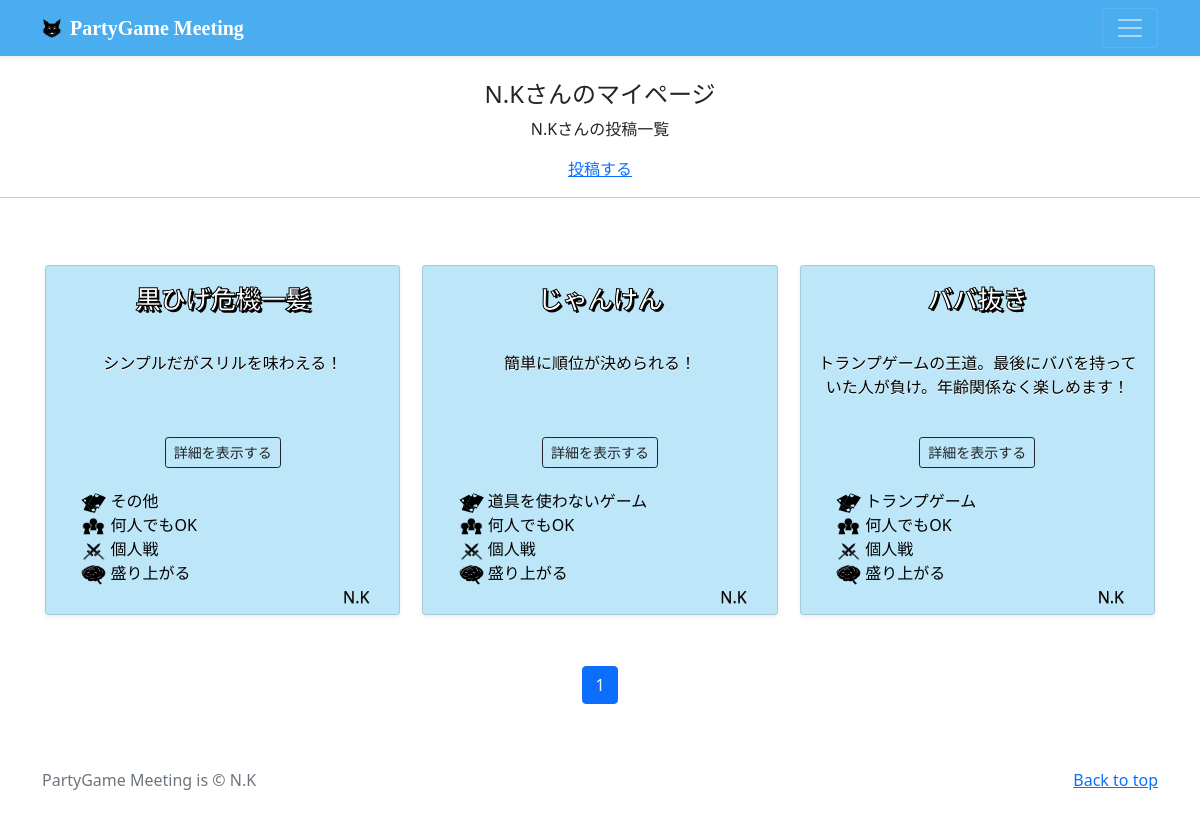
Page /mypage/ (signed in) on the earlier database version.
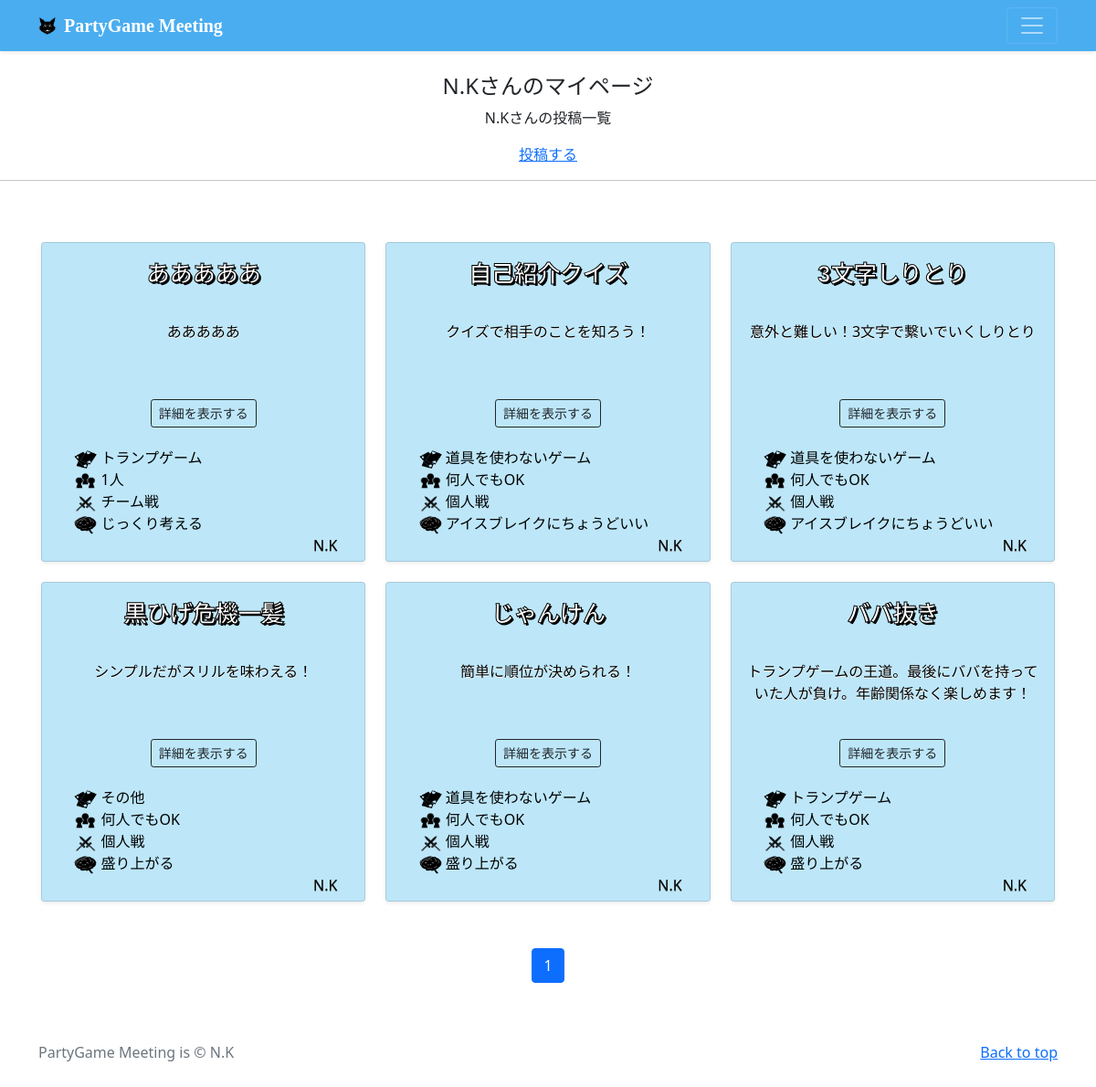
Same page on the later database version.
### accounts/models.py (models this page shows)
class CustomUser(AbstractUser):
    pass

### partygame/models.py (models this page shows, shortened)
class PartygamePost(models.Model):
    user = models.ForeignKey(
        CustomUser,
        verbose_name='ユーザー',
        on_delete=models.CASCADE
    )
    category = models.ForeignKey(
        Category,
        verbose_name='カテゴリ',
        on_delete=models.PROTECT
    )
    category2 = models.ForeignKey(
        Category2,
        verbose_name='カテゴリ2',
        on_delete=models.PROTECT
    )
    category3 = models.ForeignKey(
        Category3,
        verbose_name='カテゴリ3',
        on_delete=models.PROTECT
    )
    category4 = models.ForeignKey(
        Category4,
        verbose_name='カテゴリ4',
        on_delete=models.PROTECT
    )
    title = models.CharField(
        verbose_name='タイトル',
        max_length=20
    )
    subtitle = models.CharField(
        verbose_name='サブタイトル',
        max_length=50
    )
    item = models.TextField(
        verbose_name='ゲームに必要なアイテム'
    )
    preparation = models.TextField(
        verbose_name='開始前の準備'
    )
    wincondition = models.CharField(
        verbose_name='勝利条件を一言で',
        max_length=100
    )
    detail = models.TextField(
        verbose_name='詳細説明'
    )
    posted_at = models.DateTimeField(
        verbose_name='投稿日時',
        auto_now_add=True
    )

class Category(models.Model):
    title = models.CharField(
        verbose_name='カテゴリ',    # フィールドのタイトル
        max_length=20
    )

class Category2(models.Model):
    title = models.CharField(
        verbose_name='カテゴリ',    # フィールドのタイトル
        max_length=20
    )

class Category3(models.Model):
    title = models.CharField(
        verbose_name='カテゴリ',    # フィールドのタイトル
        max_length=20
    )

class Category4(models.Model):
    title = models.CharField(
        verbose_name='カテゴリ',    # フィールドのタイトル
        max_length=20
    )

### partygame/views.py (the view)
# urls.py: path('mypage/', views.MypageView.as_view(), name='mypage'),
class MypageView(ListView):
    template_name = 'mypage.html'
    paginate_by = 9
    def get_queryset(self):
        queryset = PartygamePost.objects.filter(user=self.request.user).order_by('-posted_at')
        return queryset

### partygame/templates/mypage.html (shortened to what this page needs)
{% extends 'base.html' %}
{% block contents %}
    {% if user.is_authenticated %}
        <br>
        <div style="text-align:center">
            <h4>{{ user.username }}さんのマイページ</h4>
            {% if object_list.count == 0 %}
                <p>{{ user.username }}さんの投稿はありません</p>
            {% else %}
                <p>{{ user.username }}さんの投稿一覧</p>
            {% endif %}
            <a href="{% url 'partygame:post' %}">投稿する</a>
        </div>
        <hr>
    {% endif %}
    {% include "partygame_list.html" %}
    {% include "pagination.html" %}
{% endblock %}

### partygame/templates/base.html (shortened to what this page needs)
<!doctype html>
{% load static %}
{% load widget_tweaks %}
<html lang="ja">
  <head>
    <link href="https://cdn.jsdelivr.net/npm/bootstrap@5.0.2/dist/css/bootstrap.min.css" rel="stylesheet">
    <link rel="stylesheet" href="{% static 'css/main.css' %}">
  </head>
<body>
<header>
  <div class="navbar navbar-dark shadow-sm" style="background-color:rgb(74, 173, 240)">
    <div class="container">
      <a href="{% url 'partygame:index' %}" class="navbar-brand d-flex align-items-center header-title">
        <img src={% static 'img/okami_black.png' %} width="20" height="20" fill="none" stroke="currentColor" stroke-linecap="round" stroke-linejoin="round" stroke-width="2" aria-hidden="true" class="me-2" viewBox="0 0 24 24"><path d="M23 19a2 2 0 0 1-2 2H3a2 2 0 0 1-2-2V8a2 2 0 0 1 2-2h4l2-3h6l2 3h4a2 2 0 0 1 2 2z"/><circle cx="12" cy="13" r="4"/></svg>
        <strong>PartyGame Meeting</strong>
      </a>
      <button class="navbar-toggler" type="button" data-bs-toggle="collapse" data-bs-target="#navbarHeader" aria-controls="navbarHeader" aria-expanded="false" aria-label="Toggle navigation">
        <span class="navbar-toggler-icon"></span>
      </button>
    </div>
  </div>
</header>
<main>
  {% block contents %}{% endblock %}
</main>
<footer class="text-muted py-5">
  <div class="container">
    <p class="float-end mb-1">
      <a href="#top">Back to top</a>
    </p>
    <p class="mb-1">PartyGame Meeting is &copy; N.K</p>
  </div>
</footer>
</body>
</html>

### partygame/templates/partygame_list.html (shortened to what this page needs)
{% load static %}
  <div class="album py-5 bg-white">
    <div class="container">
      <div class="row row-cols-1 row-cols-sm-2 row-cols-md-3 g-3">
        {% for record in object_list %}
          <div class="col">
              <div class="">
                <div class="card shadow-sm bg-blue container-margin-all list-size">
                  <div class="list-title text-center-center" ><text class="list-title-text">{{ record.title }}</text></div>
                  <div class="card-body list-subtitle-container container-column">
                    <div class="list-subtitle"><p class="card-text">{{ record.subtitle }}</p></div>
                    <div class="d-flex align-items-center detail-button">
                        <button type="button" class="btn btn-sm btn-outline-dark" onclick="location.href='{% url 'partygame:partygame_detail' record.pk %}'">詳細を表示する</button>
                    </div>
                  </div>
                  <div class="container-row list-tag-container">
                    <div class="none-space"></div>
                    <div class="container-column">
                      <a href="{% url 'partygame:partygame_category' category=record.category.id %}" style="text-decoration:none" class="text-black">
                        <img src={% static 'img/card_black.png' %} width="25" height="20" class="">
                        {{ record.category.title }}
                      </a>
                      <a href="{% url 'partygame:partygame_category2' category2=record.category2.id %}" style="text-decoration:none" class="text-black">
                        <img src={% static 'img/people_black.png' %} width="25" height="20"class="">
                        {{ record.category2.title }}
                      </a>
                      <a href="{% url 'partygame:partygame_category3' category3=record.category3.id %}" style="text-decoration:none" class="text-black">
                        <img src={% static 'img/vsken.png' %} width="25" height="20" class="">
                        {{ record.category3.title }}
                      </a>
                      <a href="{% url 'partygame:partygame_category4' category4=record.category4.id %}" style="text-decoration:none" class="text-black">
                        <img src={% static 'img/nomiso_black.png' %} width="25" height="20" class="">
                        {{ record.category4.title }}
                      </a>
                    </div>
                  </div>
                  <div class="username-container">
                    <a href="{% url 'partygame:user_list' user=record.user.id %}" style="text-decoration:none">
                      <small class="text-black" style="font-size:16px">{{ record.user.username }}</small>
                    </a>
                  </div>
                </div>
            </div>
          </div>
        {% endfor %}
      </div>
    </div>
  </div>

### partygame/templates/pagination.html (shortened to what this page needs)
<ul class="pagination" style="justify-content:center">
    {% for num in page_obj.paginator.page_range %}
        {% if page_obj.number == num %}
            <li class="page-item active">
                <span class="page-link">{{ num }}</span>
            </li>
        {% else %}
            <li class="page-item">
                <a class="page-link" href="?page={{ num }}">{{ num }}</a>
            </li>
        {% endif %}
    {% endfor %}
</ul>

### static/css/main.css (style rules this page uses)
.text-black { color: black; }
.bg-blue { background-color: rgba(38, 175, 234, 0.3); }
.container-column { display: flex; flex-direction: column; }
.container-row { display: flex; flex-direction: row; }
.none-space { width: 10%; }
.container-margin-all { margin-top: 3px; margin-bottom: 3px; margin-right: 3px; margin-left: 3px; }
.text-center-center { display: flex; justify-content: center; align-items: center; }
.header-title { font-family: 'Times New Roman', Times, serif; }
.list-size { height:350px; }
.list-title { height: 20%; text-align: center; }
.list-title-text { color: rgb(255, 255, 255); font-size: 25px; font-weight: bold; -webkit-text-stroke: 1px #000; text-shadow: 2px 2px black; font-family: "Meiryo UI", "Hiragino Sans", "Yu Gothic UI", "MS PGothic", "Hiragino Kaku Gothic ProN", sans-serif; font-weight: bolder; }
.list-subtitle-container { height: 30%; }
.list-subtitle { height: 100px; font-size: 16px; font-weight: 500; color:black; text-shadow: 0px 0.5px white; text-align: center; }
.detail-button { height: 50px; display: flex; justify-content: center; }
.list-tag-container { height: auto; }
.username-container { text-align: right; margin-right: 30px; margin-bottom: 5px; text-shadow: 0px 1px grey; height: auto; }

Differences in the rows shown:
added PartygamePost: title "あああああ", subtitle "あああああ", category "トランプゲーム", category2 "1人", category3 "チーム戦", category4 "じっくり考える", user.username "N.K"
added PartygamePost: title "自己紹介クイズ", subtitle "クイズで相手のことを知ろう！", category "道具を使わないゲーム", category2 "何人でもOK", category3 "個人戦", category4 "アイスブレイクにちょうどいい", user.username "N.K"
added PartygamePost: title "3文字しりとり", subtitle "意外と難しい！3文字で繋いでいくしりとり", category "道具を使わないゲーム", category2 "何人でもOK", category3 "個人戦", category4 "アイスブレイクにちょうどいい", user.username "N.K"
